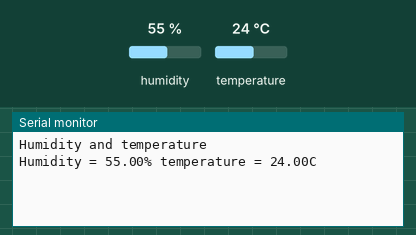
Recording of a sketch running on a simulated Arduino Uno, built with avr-gcc and run on an emulated ATmega328P. Parts: the last lines printed to the serial monitor. The test bench sets the inputs (shaded band); at power-on: humidity 55 %, temperature 24 °C.

Above: at 2.2 s.
2.3 s: humidity set to 22 %
At 3.0 s:
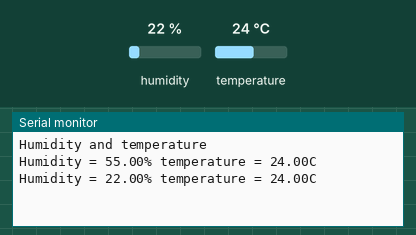
4.4 s: temperature set to 12 °C
At 6.3 s:
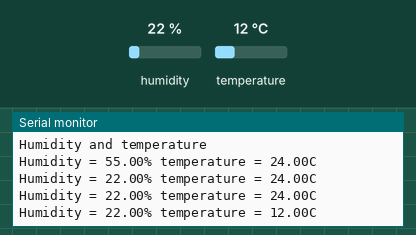
6.5 s: humidity set to 40 %
At 7.9 s:
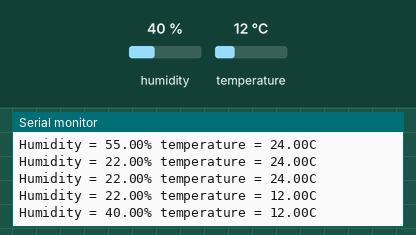
Timing chart, 0 to 9.5 s (numbered marks = the images above; inputs shaded):
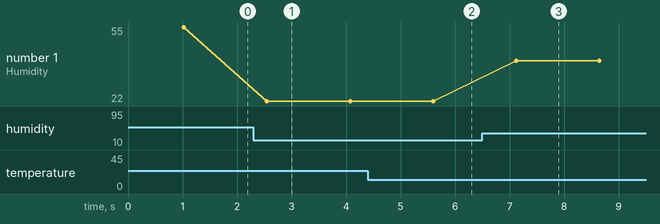

The sketch:

DHT11-Ming_Shian.ino
```cpp
/*Reference from: http://ming-shian.blogspot.tw/2014/05/arduino19dht11.html*/

#include <dht.h>

#define dht_dpin 2 //定義訊號要從Pin A0 進來

dht DHT;

void setup(){
    Serial.begin(9600);
    delay(300);             //Let system settle
    Serial.println("Humidity and temperature\n\n");
    delay(700);             //Wait rest of 1000ms recommended delay before
    //accessing sensor
}

void loop(){
    DHT.read11(dht_dpin);   //去library裡面找DHT.read11
    Serial.print("Humidity = ");
    Serial.print(DHT.humidity);
    Serial.print("% ");
    Serial.print("temperature = ");
    Serial.print(DHT.temperature);
    Serial.println("C ");
    delay(1500);            //每1000ms更新一次
}
```

Measured:
- after the input at 2.3 s, the serial monitor: prints a new line after 0.25 s (image 1)
- after the input at 4.4 s, the serial monitor: prints a new line after 1.2 s (image 2)
- after the input at 6.5 s, the serial monitor: prints a new line after 0.62 s (image 3)
- plotted number 1: 55 → 22 after the input at 2.3 s, 22 → 40 after the input at 6.5 s
